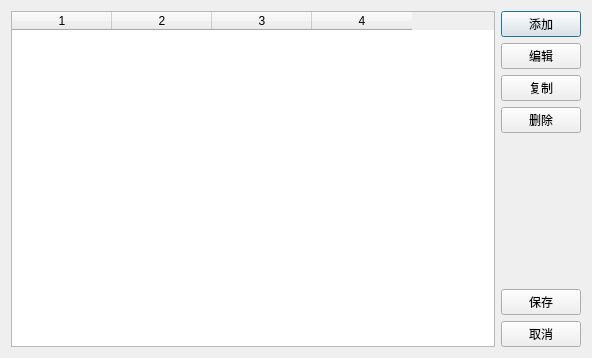
<?xml version="1.0" encoding="UTF-8"?>
<ui version="4.0">
 <class>frmModelSetsList</class>
 <widget class="QDialog" name="frmModelSetsList">
  <property name="geometry">
   <rect>
    <x>0</x>
    <y>0</y>
    <width>592</width>
    <height>358</height>
   </rect>
  </property>
  <property name="windowTitle">
   <string>模型组列表</string>
  </property>
  <property name="windowIcon">
   <iconset resource="resource.qrc">
    <normaloff>:/res/image/icon.ico</normaloff>:/res/image/icon.ico</iconset>
  </property>
  <layout class="QVBoxLayout" name="verticalLayout_2">
   <item>
    <layout class="QHBoxLayout" name="horizontalLayout">
     <item>
      <widget class="QTableWidget" name="tableModelSetsList">
       <property name="editTriggers">
        <set>QAbstractItemView::NoEditTriggers</set>
       </property>
       <property name="showDropIndicator" stdset="0">
        <bool>false</bool>
       </property>
       <property name="selectionBehavior">
        <enum>QAbstractItemView::SelectRows</enum>
       </property>
       <property name="columnCount">
        <number>4</number>
       </property>
       <attribute name="horizontalHeaderHighlightSections">
        <bool>false</bool>
       </attribute>
       <column/>
       <column/>
       <column/>
       <column/>
      </widget>
     </item>
     <item>
      <layout class="QVBoxLayout" name="verticalLayout">
       <item>
        <widget class="QPushButton" name="btnAddModelSet">
         <property name="text">
          <string>添加</string>
         </property>
        </widget>
       </item>
       <item>
        <widget class="QPushButton" name="btnEditModelSet">
         <property name="text">
          <string>编辑</string>
         </property>
        </widget>
       </item>
       <item>
        <widget class="QPushButton" name="btnCopyModelSet">
         <property name="text">
          <string>复制</string>
         </property>
        </widget>
       </item>
       <item>
        <widget class="QPushButton" name="btnDeleteModelSet">
         <property name="text">
          <string>删除</string>
         </property>
        </widget>
       </item>
       <item>
        <spacer name="verticalSpacer">
         <property name="orientation">
          <enum>Qt::Vertical</enum>
         </property>
         <property name="sizeHint" stdset="0">
          <size>
           <width>20</width>
           <height>40</height>
          </size>
         </property>
        </spacer>
       </item>
       <item>
        <widget class="QPushButton" name="btnSave">
         <property name="text">
          <string>保存</string>
         </property>
        </widget>
       </item>
       <item>
        <widget class="QPushButton" name="btnCancel">
         <property name="text">
          <string>取消</string>
         </property>
        </widget>
       </item>
      </layout>
     </item>
    </layout>
   </item>
  </layout>
 </widget>
 <resources>
  <include location="resource.qrc"/>
 </resources>
 <connections/>
</ui>
